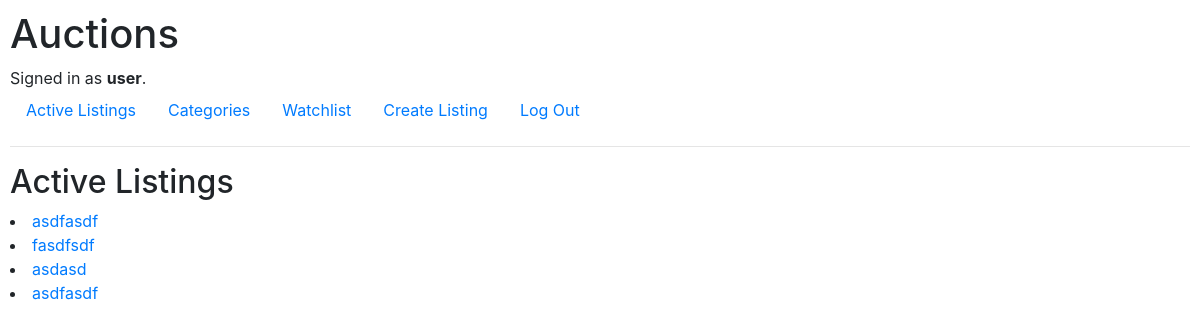
Screenshot of / (signed in) with the database file from the repository.
### auctions/models.py (models this page shows, shortened)
class User(AbstractUser):
    pass

class Auction(models.Model):
    title = models.CharField(max_length=200)
    description = models.TextField()
    img_url = models.TextField()
    price = models.IntegerField()
    created_date = models.DateTimeField(default=timezone.now)
    user = models.ForeignKey('User', on_delete=models.PROTECT)
    category = models.ForeignKey('Category', on_delete=models.PROTECT, null=True)
    closed = models.BooleanField('Closed', default=False)
    winner = models.ForeignKey('User', on_delete=models.PROTECT, null=True, related_name="auction_winner")

### auctions/views.py (the view)
# urls.py: path("", views.index, name="index"),
def index(request):
    return render(request, "auctions/index.html", {"auctions": Auction.objects.all()})

### auctions/templates/auctions/index.html
{% extends "auctions/layout.html" %}
{% block body %}
    <h2>Active Listings</h2>
        {% for auction in auctions %}
            <li><a href="{% url 'show' auction.title %}"> {{ auction.title }} </a></li>
        {% endfor %}
{% endblock %}

### auctions/templates/auctions/layout.html (shortened to what this page needs)
{% load static %}
<!DOCTYPE html>
<html lang="en">
    <head>
        <link rel="stylesheet" href="https://stackpath.bootstrapcdn.com/bootstrap/4.4.1/css/bootstrap.min.css">
        <link href="{% static 'auctions/styles.css' %}" rel="stylesheet">
    </head>
    <body>
        <h1>Auctions</h1>
        <div>
            {% if user.is_authenticated %}
                Signed in as <strong>{{ user.username }}</strong>.
            {% else %}
                Not signed in.
            {% endif %}
        </div>
        <ul class="nav">
            <li class="nav-item">
                <a class="nav-link" href="{% url 'index' %}">Active Listings</a>
            </li>
            <li class="nav-item">
                <a class="nav-link" href="{% url 'categories' %}">Categories</a>
            </li>
            {% if user.is_authenticated %}
                <li class="nav-item">
                    <a class="nav-link" href="/watchlist">Watchlist</a>
                </li>
                <li class="nav-item">
                    <a class="nav-link" href="/auction/new">Create Listing</a>
                </li>
                <li class="nav-item">
                    <a class="nav-link" href="{% url 'logout' %}">Log Out</a>
                </li>
            {% endif %}
        </ul>
        <hr>
        {% block body %}
        {% endblock %}
    </body>
</html>

### auctions/static/auctions/styles.css (style rules this page uses)
body { padding: 10px; }

### rows the page displays
User: username "user"
Auction: title "asdfasdf"
Auction: title "fasdfsdf"
Auction: title "asdasd"
Auction: title "asdfasdf"
